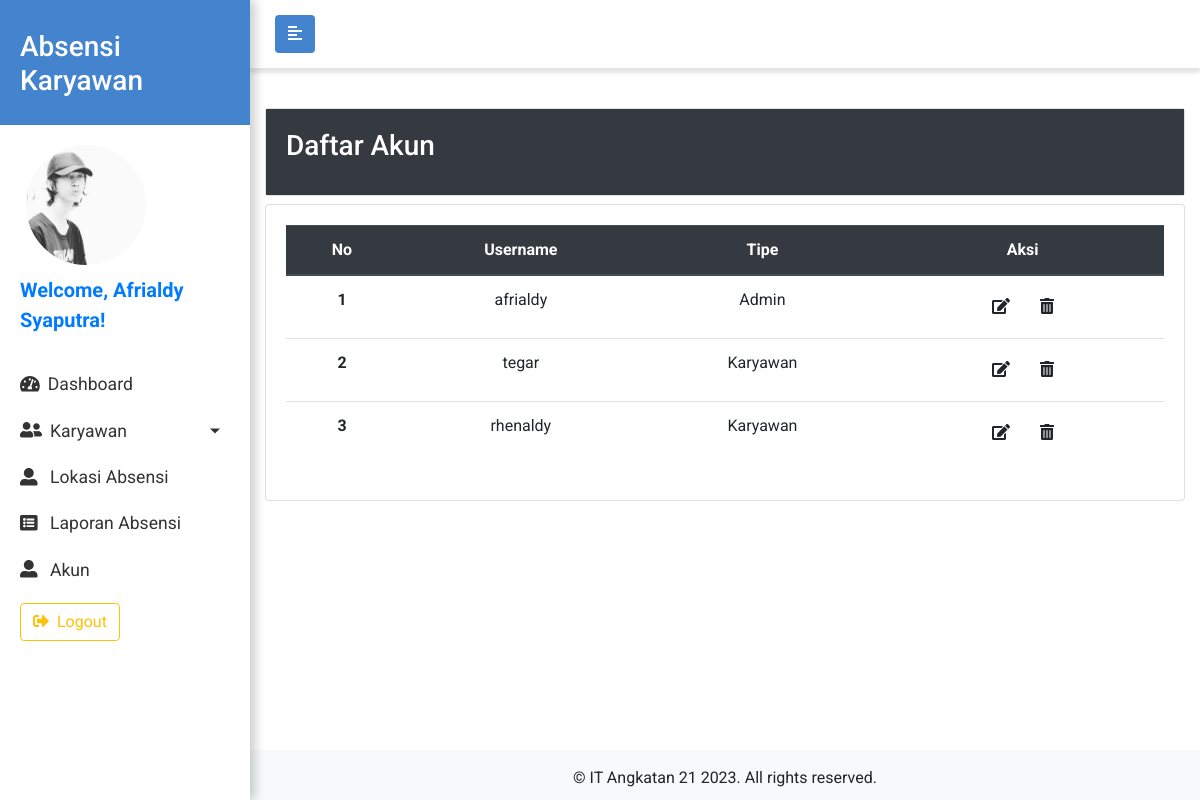
The app's page /admin/index.php?page=akun (signed in) with its own data.
### tables this page shows
CREATE TABLE `karyawan` (
  `id` int(11) NOT NULL,
  `username` varchar(100) NOT NULL,
  `password` varchar(200) NOT NULL,
  `account_type` int(11) NOT NULL,
  `nama` varchar(100) NOT NULL,
  `jenis_kelamin` char(1) NOT NULL,
  `no_telp` varchar(13) NOT NULL,
  `email` varchar(200) NOT NULL,
  `no_ktp` varchar(50) NOT NULL,
  `alamat` varchar(200) NOT NULL,
  `foto` varchar(100) NOT NULL,
  `id_shift` int(11) NOT NULL,
  `id_departemen` int(11) NOT NULL
);

### admin/halaman/akun.php (the view, shortened to what this page needs)
<div class="row">
  <div class="col-12">
    <div class="card" style="width: 100%;">
      <div class="card-body bg-dark text-white">
        <h3 class="card-title">Daftar Akun</h3>
      </div>
    </div>
  </div>
</div>
<div class="row mt-2 mb-5">
  <div class="col-12">
    <div class="card" style="width: 100%;">
      <div class="card-body table-responsive">
        <?php
        $i = 1;
        $data = mysqli_query($koneksi, "SELECT id, username, account_type FROM karyawan");
        ?>
        <table class="table table-hover text-center">
          <thead class="thead-dark">
            <tr>
              <th scope="col">No</th>
              <th scope="col">Username</th>
              <th scope="col">Tipe</th>
              <th scope="col">Aksi</th>
            </tr>
          </thead>
          <tbody>
            <?php
            while ($d = mysqli_fetch_assoc($data)) :
            ?>
              <tr>
                <th scope="row"><?= $i ?></th>
                <td><?= $d["username"] ?></td>
                <td><?php echo ($d["account_type"] == 1 ? "Admin" : "Karyawan")  ?></td>
                <td>
                  <a href="" class="btn edit-btn" data-id="<?php echo $d["id"]; ?>" data-toggle="modal" data-target="#formModal">
                    <i class="fas fa-edit"></i>
                  </a>
                  <a href="" class="btn hapus-btn" data-id="<?php echo $d["id"]; ?>">
                    <i class="fas fa-trash-alt"></i>
                  </a>
                </td>
              </tr>
            <?php
              $i++;
            endwhile;
            ?>
          </tbody>
        </table>
      </div>
    </div>
  </div>
</div>

### admin/index.php (shortened to what this page needs)
<?php
require('../koneksi.php');
if (isset($_GET["page"])) {
  $page = $_GET["page"];
} else {
  $page = "dashboard";
}
$id = $_SESSION["id"];
$nama = $_SESSION["name"];
?>
<!DOCTYPE html>
<html lang="en">
<head>
  <link href="https://stackpath.bootstrapcdn.com/font-awesome/4.7.0/css/font-awesome.min.css" rel="stylesheet">
  <link rel="stylesheet" href="https://stackpath.bootstrapcdn.com/bootstrap/4.4.1/css/bootstrap.min.css">
  <link rel="stylesheet" href="../css/style.css">
  <link rel="stylesheet" href="https://cdnjs.cloudflare.com/ajax/libs/tempusdominus-bootstrap-4/5.0.0-alpha14/css/tempusdominus-bootstrap-4.min.css" />
</head>
<body>
  <div class="wrapper">
    <nav id="sidebar">
      <div class="sidebar-header">
        <h3>Absensi Karyawan</h3>
      </div>
      <ul class="list-unstyled components">
        <?php
        $data = mysqli_query($koneksi, "SELECT foto FROM karyawan WHERE id = $id");
        $d = mysqli_fetch_assoc($data);
        ?>
        <img src="../img/uploaded_img/<?= $d["foto"] ?>" class="rounded-circle ml-3" width="120px" height="120px">
        <p class="lead text-primary font-weight-bold">Welcome, <?php echo $nama; ?>!</p>
        <li class="active">
          <a href="index.php?page=dashboard"> <i class="fas fa-tachometer-alt mr-2"></i>Dashboard</a>
        </li>
        <li class="active">
          <a href="#karyawanSubMenu" data-toggle="collapse" aria-expanded="false" class="dropdown-toggle"> <i class="fas fa-user-friends mr-2"></i>Karyawan</a>
        </li>
        <li>
          <a href="index.php?page=lokasi"><i class="fas fa-user-alt mr-2"></i> Lokasi Absensi</a>
        </li>
        <li>
          <a href="index.php?page=absensi"><i class="fas fa-list-alt mr-2"></i> Laporan Absensi</a>
        </li>
        <li>
          <a href="index.php?page=akun"><i class="fas fa-user-alt mr-2"></i> Akun</a>
        </li>
        <li class="nav-item">
          <a class="nav-link" href="../logout.php">
            <button class="btn btn-outline-warning"><i class="fas fa-sign-out-alt mr-2"></i>Logout</button>
          </a>
        </li>
      </ul>
    </nav>
    <div id="content">
      <nav class="navbar navbar-toggle navbar-expand-lg navbar-light bg-light">
        <div class="container-fluid">
          <button type="button" id="sidebarCollapse" class="btn btn-toggle">
            <i class="fas fa-align-left"></i>
          </button>
        </div>
      </nav>
      <div class="container-fluid">
        <?php
        switch ($page) {
          case "akun":
            include "halaman/akun.php";
            break;
        }
        ?>
      </div>
      <footer class="text-center py-3 bg-light">
        &copy;  IT Angkatan 21 2023. All rights reserved.
      </footer>
    </div>
  </div>
</body>
</html>

### css/style.css (style rules this page uses)
* { padding: 0; margin: 0; box-sizing: border-box; }
html { position: relative; min-height: 100%; }
body { width: 100%; height: 100%; font-family: 'Roboto', sans-serif; }
a { text-decoration: none !important; color: #333; }
.navbar { background-color: #4484ce !important; color: white; }
footer { position: absolute; left: 0; bottom: 0; height: 50px; width: 100%; overflow: hidden; }
.navbar-toggle { padding: 15px 10px; background: #fff !important; border: none; border-radius: 0; margin-bottom: 40px; box-shadow: 0px 5px 3px rgba(0, 0, 0, 0.1); }
.btn-toggle { background: #4484ce; color: white; }
.wrapper { display: flex; width: 100%; }
#sidebar { width: 250px; position: fixed; top: 0; left: 0; height: 100vh; z-index: 999; background: white; color: white; transition: all 0.3s; box-shadow: 5px 0px 10px rgba(0, 0, 0, 0.2); }
#sidebar .sidebar-header { padding: 30px 20px 20px 20px; background: #4484ce; }
#sidebar ul.components { padding: 20px 10px; }
#sidebar ul p { color: #fff; padding: 10px; }
#sidebar ul li a { padding: 10px; font-size: 1.1em; display: block; }
#sidebar ul li.active>a, a[aria-expanded="true"] { color: #333; background: white; }
a[data-toggle="collapse"] { position: relative; }
.dropdown-toggle::after { display: block; position: absolute; top: 50%; right: 20px; transform: translateY(-50%); }
#content { width: calc(100% - 250px); min-height: 100vh; transition: all 0.3s; position: absolute; top: 0; right: 0; }

### records on screen
karyawan: foto (picture), username "afrialdy", account_type "Admin"
karyawan: username "tegar", account_type "Karyawan"
karyawan: username "rhenaldy", account_type "Karyawan"

### other values on screen
$nama "Afrialdy Syaputra"
